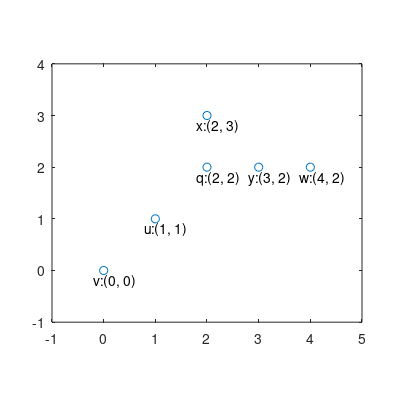

The MATLAB script that drew this image:
xy = [[1, 2, 2, 0, 3, 4]; [1, 2, 3, 0, 2, 2]];

x_width=4;
y_width=4;
set(gcf, 'PaperPosition', [1 1 x_width y_width]);

%figure(1);
set(gca,'box','off')
plot(xy(1,:), xy(2,:), 'o');
axis equal
axis([-1 5 -1 4])
radii = [sqrt(2), 1, 1, 2];
centers = [[1, 1]; [3, 2]; [4, 2]; [4, 2]];

offset = -0.2;

%viscircles(centers, radii);
text(1 + offset, 1 + offset, 'u:(1, 1)');
text(2 + offset, 2 + offset, 'q:(2, 2)');
text(0 + offset, 0 + offset, 'v:(0, 0)');
text(2 + offset, 3 + offset, 'x:(2, 3)');
text(3 + offset, 2 + offset, 'y:(3, 2)');
text(4 + offset, 2 + offset, 'w:(4, 2)');

saveas(gcf, 'spatial_figure', 'eps');